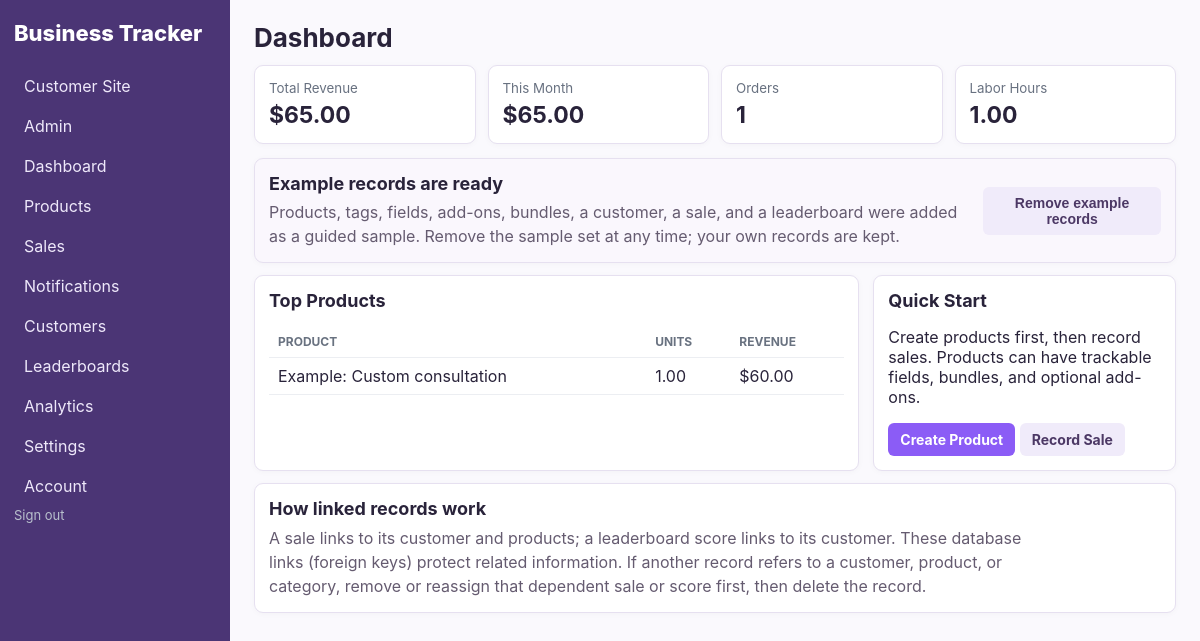
The page /dashboard (signed in) on the database its author committed.
### models.py (models this page shows)
class Product(db.Model):
    id = db.Column(db.Integer, primary_key=True)
    owner_id = db.Column(db.Integer, db.ForeignKey('creator_account.id'), nullable=False)
    name = db.Column(db.String(160), nullable=False)
    description = db.Column(db.Text)
    base_price = db.Column(db.Numeric(12,2), default=0)
    active = db.Column(db.Boolean, default=True)
    is_public = db.Column(db.Boolean, nullable=False, default=True)
    category_id = db.Column(db.Integer, db.ForeignKey('category.id'))
    created_at = db.Column(db.DateTime, default=datetime.utcnow)
    version_id = db.Column(db.Integer, nullable=False, default=1)
    __table_args__ = (
        db.UniqueConstraint('owner_id', 'name', name='uq_product_owner_name'),
        db.Index('ix_product_owner_active_name', 'owner_id', 'active', 'name'),
    )
    __mapper_args__ = {'version_id_col': version_id}
    fields = db.relationship('ProductField', backref='product', cascade='all, delete-orphan', lazy=True)
    addons = db.relationship('ProductAddon', backref='product', cascade='all, delete-orphan', lazy=True)
    bundles = db.relationship('ProductBundle', backref='product', cascade='all, delete-orphan', lazy=True)
    tags = db.relationship('ProductTag', secondary=product_tag_link, back_populates='products')
    items = db.relationship('SaleItem', backref='product', lazy=True)

### app.py (the view)
@app.route('/dashboard')
def dashboard():
    now = datetime.utcnow(); month_start = now.replace(day=1, hour=0, minute=0, second=0, microsecond=0)
    sales_summary = db.session.query(
        func.coalesce(func.sum(Sale.total_amount), 0).label('revenue'),
        func.coalesce(func.sum(case((Sale.sale_date >= month_start, Sale.total_amount), else_=0)), 0).label('monthly'),
        func.count(Sale.id).label('orders'),
        func.coalesce(func.sum(case((Sale.sale_date >= month_start, 1), else_=0)), 0).label('monthly_orders'),
    ).filter(Sale.owner_id == g.creator.id).one()
    revenue, monthly = sales_summary.revenue, sales_summary.monthly
    orders, monthly_orders = sales_summary.orders, sales_summary.monthly_orders
    hours = db.session.query(func.coalesce(func.sum(SaleItem.labor_hours * SaleItem.quantity),0)).join(
        Sale, SaleItem.sale_id == Sale.id).filter(Sale.owner_id == g.creator.id).scalar() or 0
    top = db.session.query(Product.name, func.sum(SaleItem.quantity).label('qty'), func.sum(SaleItem.quantity*SaleItem.unit_price).label('rev')).join(
        SaleItem, Product.id == SaleItem.product_id).join(Sale, Sale.id == SaleItem.sale_id).filter(
        Product.owner_id == g.creator.id, Sale.owner_id == g.creator.id).group_by(Product.id).order_by(
        func.sum(SaleItem.quantity).desc()).limit(5).all()
    has_example_data = Sale.query.filter_by(
        owner_id=g.creator.id, notes=EXAMPLE_SALE_NOTE
    ).first() is not None
    return render_template('dashboard.html', revenue=revenue, monthly=monthly,
        orders=orders, monthly_orders=monthly_orders, hours=hours, top=top,
        has_example_data=has_example_data)

### app.py (called while the page is built, shortened)
@event.listens_for(Session, 'do_orm_execute')
def scope_creator_queries(execute_state):
    if not execute_state.is_select or not execute_state.is_orm_statement or not has_request_context():
        return
    creator_id = getattr(g, 'creator_id', None)
    if getattr(g, 'is_admin', False):
        return
    if not creator_id or request.endpoint in PUBLIC_ENDPOINTS:
        return
    execute_state.statement = execute_state.statement.options(*(
        with_loader_criteria(model, lambda entity: entity.owner_id == creator_id, include_aliases=True)
        for model in TENANT_MODELS
    ))

@app.before_request
def require_creator():
    creator_id = session.get('creator_id')
    creator = db.session.get(CreatorAccount, creator_id) if creator_id else None
    if creator is None or not creator.is_approved:
        session.clear()
        return redirect(url_for('login', next=request.full_path))
    g.creator = creator
    g.creator_id = creator.id
    g.is_admin = creator.is_admin
    if request.endpoint and request.endpoint.startswith('admin_') and not creator.is_admin:
        abort(403)
    if not creator.is_admin and not creator.subscription_exempt and creator.stripe_subscription_status not in ACTIVE_SUBSCRIPTION_STATUSES:
        if request.endpoint not in BILLING_ACCESS_ENDPOINTS:
            return redirect(url_for('seller_billing'))

def money(v):
    try: return Decimal(str(v or 0))
    except (InvalidOperation, ValueError, TypeError): return Decimal('0')

@app.context_processor
def helpers():
    creator = getattr(g, 'creator', None)
    unread_notifications = []
    if creator and creator.banner_notifications:
        unread_notifications = SellerNotification.query.filter_by(
            owner_id=creator.id, read_at=None
        ).order_by(SellerNotification.created_at.desc()).limit(3).all()
    return {
        'money': lambda x: f'${money(x):,.2f}',
        'current_creator': creator,
        'current_store_customer': getattr(g, 'store_customer', None),
        'unread_notifications': unread_notifications,
    }

### templates/dashboard.html (shortened to what this page needs)
{% extends 'base.html' %}
{% block heading %}Dashboard{% endblock %}
{% block content %}
<section class="cards">
	<div><small>Total Revenue</small><strong>{{money(revenue)}}</strong></div>
	<div><small>This Month</small><strong>{{money(monthly)}}</strong></div>
	<div><small>Orders</small><strong>{{orders}}</strong></div>
	<div><small>Labor Hours</small><strong>{{'%.2f'|format(hours|float)}}</strong></div>
</section>
{% if has_example_data %}
<section class="panel onboarding-panel">
	<div><h2>Example records are ready</h2><p>Products, tags, fields, add-ons, bundles, a customer, a sale, and a leaderboard were added as a guided sample. Remove the sample set at any time; your own records are kept.</p></div>
	<form method="post" action="{{url_for('remove_creator_examples')}}" onsubmit="return confirm('Remove all example records? Your other records will not be changed.')"><button class="button secondary">Remove example records</button></form>
</section>
{% endif %}
<div class="grid">
	<section class="panel"><h2>Top Products</h2><table><tr><th>Product</th><th>Units</th><th>Revenue</th></tr>{% for p in top %}<tr><td>{{p.name}}</td><td>{{p.qty}}</td><td>{{money(p.rev)}}</td></tr>{% else %}<tr><td colspan="3">No sales yet.</td></tr>{% endfor %}</table></section>
	<section class="panel"><h2>Quick Start</h2><p>Create products first, then record sales. Products can have trackable fields, bundles, and optional add-ons.</p><a class="button" href="{{url_for('product_new')}}">Create Product</a> <a class="button secondary" href="{{url_for('sale_new')}}">Record Sale</a></section>
</div>
<section class="panel relationship-guide">
	<h2>How linked records work</h2>
	<p>A sale links to its customer and products; a leaderboard score links to its customer. These database links (foreign keys) protect related information. If another record refers to a customer, product, or category, remove or reassign that dependent sale or score first, then delete the record.</p>
</section>
{% endblock %}

### static/css/app.css (style rules this page uses)
:root { font-family: Inter, system-ui, -apple-system, Segoe UI, sans-serif; color: #20242b; background: #f5f6f8; }
* { box-sizing: border-box; }
body { margin: 0; display: flex; min-height: 100vh; }
h2 { font-size: 18px; margin-top: 0; }
.cards { display: grid; grid-template-columns: repeat(4, 1fr); gap: 12px; margin-bottom: 14px; }
.cards > div, .panel { background: white; border: 1px solid #e2e5ea; border-radius: 9px; padding: 14px; box-shadow: 0 3px 14px #00000008; }
.cards small { display: block; color: #687180; margin-bottom: 9px; }
.cards strong { font-size: 27px; }
.grid { display: grid; grid-template-columns: 2fr 1fr; gap: 14px; }
table { width: 100%; border-collapse: collapse; }
th, td { text-align: left; padding: 8px 9px; border-bottom: 1px solid #eceef2; }
th { font-size: 12px; text-transform: uppercase; color: #697280; }
.button { display: inline-block; border: 0; background: #2e5cff; color: #fff; padding: 8px 12px; border-radius: 6px; text-decoration: none; cursor: pointer; font-weight: 700; }
.secondary { background: #edf0f5; color: #303641; }
.onboarding-panel { display: flex; align-items: center; justify-content: space-between; gap: 16px; margin-bottom: 12px; border-color: #ded3ec; background: #faf7fd; }
.onboarding-panel h2 { margin-bottom: 6px; }
.onboarding-panel p, .relationship-guide p { max-width: 760px; margin: 0; color: #655b70; line-height: 1.5; }
.relationship-guide { margin-top: 12px; }
.relationship-guide h2 { margin-bottom: 7px; }
.cards > div, .panel { box-shadow: 0 1px 6px #00000008; }
.cards strong { font-size: 23px; }
.cards small { margin-bottom: 5px; }
.button { font-size: 14px; }
:root { --purple: #8b5cf6; --purple-dark: #6d3fd6; --purple-soft: #f1ebff; --border: #e6e0f0; }
body { background: #faf9fd; color: #29233a; }
.button { background: var(--purple); }
.secondary { background: #f0ebfa; color: #4c3865; }
.cards > div, .panel { border-color: var(--border); }

### rows shown on the page
Product: name "Example: Custom consultation", qty "1.00", rev "$60.00"

### other values the page prints
{{ money(revenue) }} "$65.00"
{{ money(monthly) }} "$65.00"
{{ orders }} "1"
{{ '%.2f'|format(hours|float) }} "1.00"
